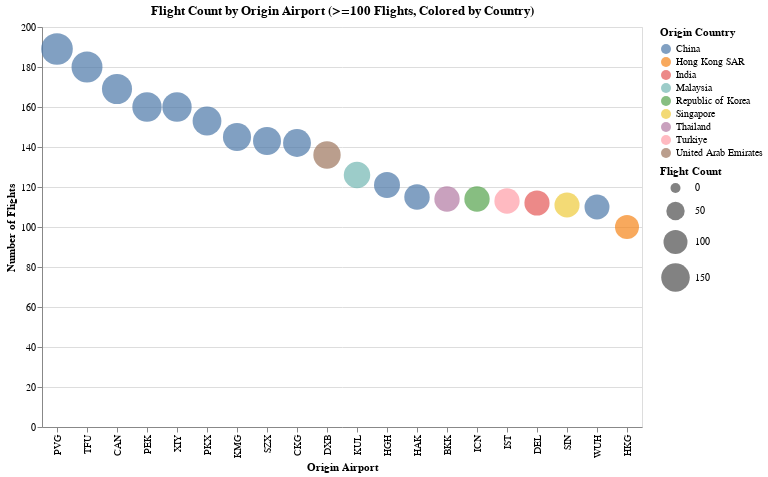

This figure's notebook cell:
### Code cell
import pandas as pd
import altair as alt

# -------------------------------
# Step 1: Load and Clean the Data
# -------------------------------

# Read the CSV file (ensure the file name matches your CSV file)
df = pd.read_csv('Final_Asia-Only_Flight_Routes.csv', encoding='utf-8')

# Clean up column names (if necessary)
df.columns = df.columns.str.strip()

# -------------------------------
# Step 2: Aggregate Flight Data
# -------------------------------

# Group by 'Origin' and 'Origin Country' to count the number of flights per airport
airport_summary = df.groupby(['Origin', 'Origin Country'], as_index=False).size()
airport_summary.rename(columns={'size': 'Flight Count'}, inplace=True)

# Filter out airports with fewer than 100 flights
airport_summary = airport_summary[airport_summary['Flight Count'] >= 100]

# -------------------------------
# Step 3: Create the Bubble Chart
# -------------------------------

chart = alt.Chart(airport_summary).mark_circle().encode(
    x=alt.X('Origin:N', 
            title='Origin Airport', 
            sort=alt.SortField(field='Flight Count', order='descending')),
    y=alt.Y('Flight Count:Q', title='Number of Flights'),
    size=alt.Size('Flight Count:Q', scale=alt.Scale(range=[100, 1000]), title='Flight Count'),
    color=alt.Color('Origin Country:N', title='Origin Country'),
    tooltip=['Origin', 'Origin Country', 'Flight Count']
).properties(
    width=600,
    height=400,
    title='Flight Count by Origin Airport (>=100 Flights, Colored by Country)'
)

chart

### Figure 1 — Vega-Lite specification as saved in the notebook (floating-point values rounded to 4 significant figures)
{"config": {"view": {"continuousWidth": 300, "continuousHeight": 300}}, "data": {"name": "data-060b6bd3163d41a12f84eb0f0d12bd0d"}, "mark": {"type": "circle"}, "encoding": {"color": {"field": "Origin Country", "title": "Origin Country", "type": "nominal"}, "size": {"field": "Flight Count", "scale": {"range": [100, 1000]}, "title": "Flight Count", "type": "quantitative"}, "tooltip": [{"field": "Origin", "type": "nominal"}, {"field": "Origin Country", "type": "nominal"}, {"field": "Flight Count", "type": "quantitative"}], "x": {"field": "Origin", "sort": {"field": "Flight Count", "order": "descending"}, "title": "Origin Airport", "type": "nominal"}, "y": {"field": "Flight Count", "title": "Number of Flights", "type": "quantitative"}}, "height": 400, "title": "Flight Count by Origin Airport (>=100 Flights, Colored by Country)", "width": 600, "$schema": "https://vega.github.io/schema/vega-lite/v5.20.1.json", "datasets": {"data-060b6bd3163d41a12f84eb0f0d12bd0d": [{"Origin": "BKK", "Origin Country": "Thailand", "Flight Count": 114}, {"Origin": "CAN", "Origin Country": "China", "Flight Count": 169}, {"Origin": "CKG", "Origin Country": "China", "Flight Count": 142}, {"Origin": "DEL", "Origin Country": "India", "Flight Count": 112}, {"Origin": "DXB", "Origin Country": "United Arab Emirates", "Flight Count": 136}, {"Origin": "HAK", "Origin Country": "China", "Flight Count": 115}, {"Origin": "HGH", "Origin Country": "China", "Flight Count": 121}, {"Origin": "HKG", "Origin Country": "Hong Kong SAR", "Flight Count": 100}, {"Origin": "ICN", "Origin Country": "Republic of Korea", "Flight Count": 114}, {"Origin": "IST", "Origin Country": "Turkiye", "Flight Count": 113}, {"Origin": "KMG", "Origin Country": "China", "Flight Count": 145}, {"Origin": "KUL", "Origin Country": "Malaysia", "Flight Count": 126}, {"Origin": "PEK", "Origin Country": "China", "Flight Count": 160}, {"Origin": "PKX", "Origin Country": "China", "Flight Count": 153}, {"Origin": "PVG", "Origin Country": "China", "Flight Count": 189}, {"Origin": "SIN", "Origin Country": "Singapore", "Flight Count": 111}, {"Origin": "SZX", "Origin Country": "China", "Flight Count": 143}, {"Origin": "TFU", "Origin Country": "China", "Flight Count": 180}, {"Origin": "WUH", "Origin Country": "China", "Flight Count": 110}, {"Origin": "XIY", "Origin Country": "China", "Flight Count": 160}]}}
